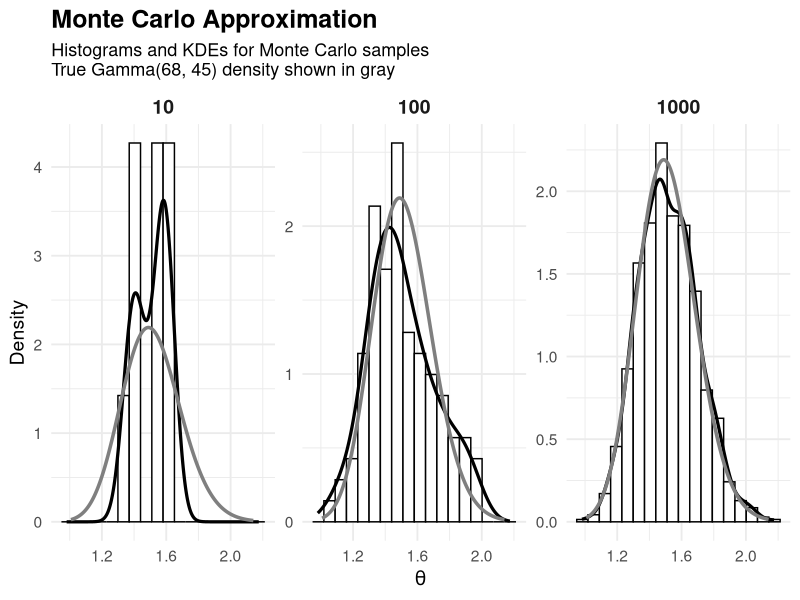
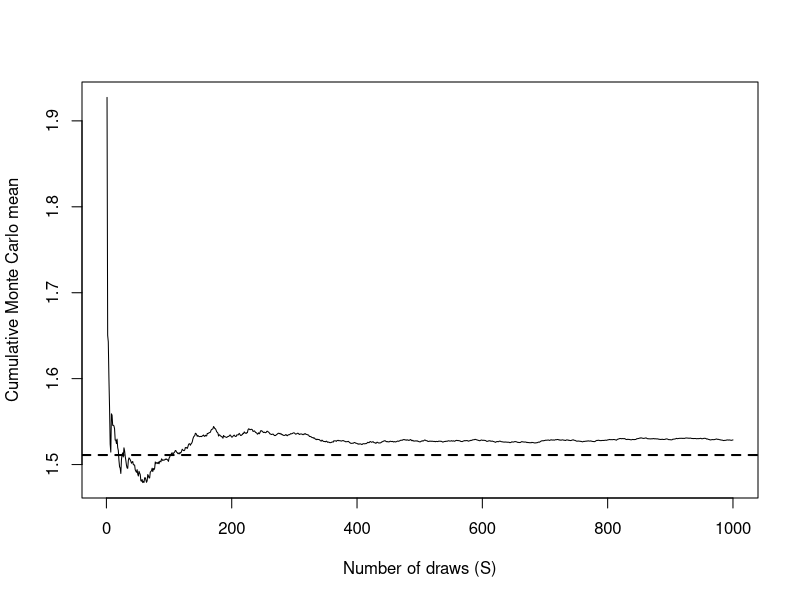
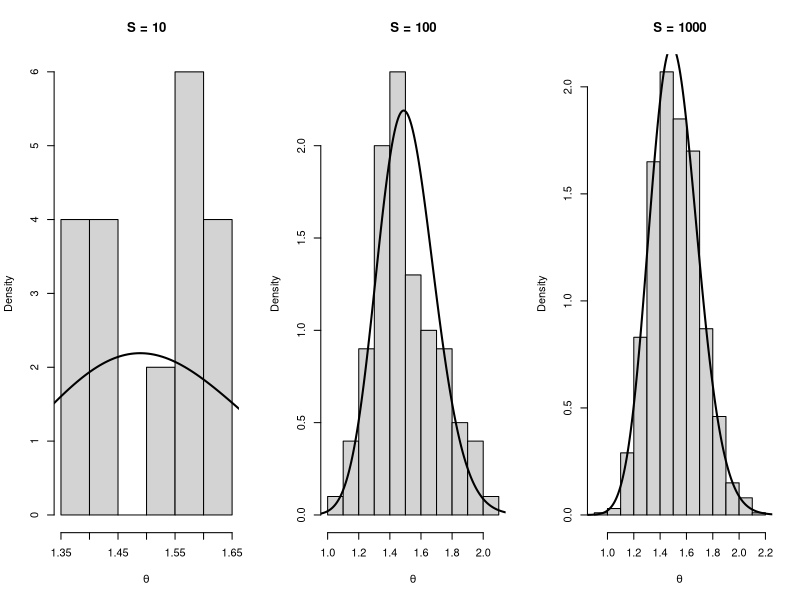

These charts were generated, in order, by the following R code:
## ---- chunk 1
# Figure 4.1 — Monte Carlo Approximation (Gamma(68,45))
# Histograms + KDEs for S = 10, 100, 1000; true density in gray

set.seed(8670)
library(ggplot2)

# Posterior: Gamma(shape=68, rate=45)
shape_post <- 68
rate_post  <- 45

# MC samples
S_list <- c(10, 100, 1000)
mc_df <- do.call(rbind, lapply(S_list, function(S) {
  data.frame(theta = rgamma(S, shape = shape_post, rate = rate_post),
             S = factor(S, levels = S_list))
}))

# Grid for true density (choose a sensible range around the mass)
xgrid <- seq(
  qgamma(0.001, shape = shape_post, rate = rate_post),
  qgamma(0.999, shape = shape_post, rate = rate_post),
  length.out = 600
)

true_df <- data.frame(
  theta = xgrid,
  dens  = dgamma(xgrid, shape = shape_post, rate = rate_post)
)

# Plot
ggplot(mc_df, aes(x = theta)) +
  # histogram (density scale so it overlays with densities)
  geom_histogram(aes(y = after_stat(density)),
                 bins = 18, color = "black", fill = "white") +
  # KDE from MC samples
  geom_density(linewidth = 1.1) +
  # True density (gray)
  geom_line(data = true_df, aes(x = theta, y = dens),
            linewidth = 1.2, color = "gray50") +
  facet_wrap(~ S, nrow = 1, scales = "free_y") +
  labs(
    title = "Monte Carlo Approximation",
  subtitle = paste(
    "Histograms and KDEs for Monte Carlo samples",
    "True Gamma(68, 45) density shown in gray",
    sep = "\n"
  ),
    x = expression(theta),
    y = "Density"
  ) +
  theme_minimal(base_size = 14) +
  theme(
    plot.title = element_text(size = 18, face = "bold"),
    plot.subtitle = element_text(size = 13),
    strip.text = element_text(size = 14, face = "bold")
  )
## ---- chunk 2
set.seed(8670)

## Posterior parameters
a  <- 2
b  <- 1
sy <- 66
n  <- 44

shape_post <- a + sy
rate_post  <- b + n

## Exact quantities
mean_exact <- shape_post / rate_post
p_exact    <- pgamma(1.75, shape = shape_post, rate = rate_post)
ci_exact   <- qgamma(c(0.025, 0.975),
                     shape = shape_post,
                     rate  = rate_post)

## Monte Carlo samples
theta_mc10   <- rgamma(10,   shape_post, rate_post)
theta_mc100  <- rgamma(100,  shape_post, rate_post)
theta_mc1000 <- rgamma(1000, shape_post, rate_post)

## Function to summarize MC output
mc_summary <- function(theta_sample) {
  c(
    Mean        = mean(theta_sample),
    Prob_less   = mean(theta_sample < 1.75),
    CI_lower    = quantile(theta_sample, 0.025),
    CI_upper    = quantile(theta_sample, 0.975)
  )
}

## Build comparison table
results <- rbind(
  Exact   = c(Mean      = mean_exact,
              Prob_less = p_exact,
              CI_lower  = ci_exact[1],
              CI_upper  = ci_exact[2]),

  MC_10   = mc_summary(theta_mc10),
  MC_100  = mc_summary(theta_mc100),
  MC_1000 = mc_summary(theta_mc1000)
)

round(results, 4)
## ---- chunk 3
Smax <- 1000
theta_seq <- rgamma(Smax, shape = shape_post, rate = rate_post)
cum_mean  <- cumsum(theta_seq) / seq_along(theta_seq)

plot(cum_mean, type="l",
     xlab="Number of draws (S)",
     ylab="Cumulative Monte Carlo mean")
abline(h = mean_exact, lty = 2, lwd = 2)
## ---- chunk 4
xgrid <- seq(0.5, 2.5, length.out = 400)
true_pdf <- dgamma(xgrid, shape = shape_post, rate = rate_post)

par(mfrow=c(1,3))

for (S in c(10,100,1000)) {
  x <- get(paste0("theta_mc", S))
  hist(x, prob=TRUE,
       main=paste0("S = ", S),
       xlab=expression(theta),
       border="black")
  lines(xgrid, true_pdf, lwd=2)
}

par(mfrow=c(1,1))
